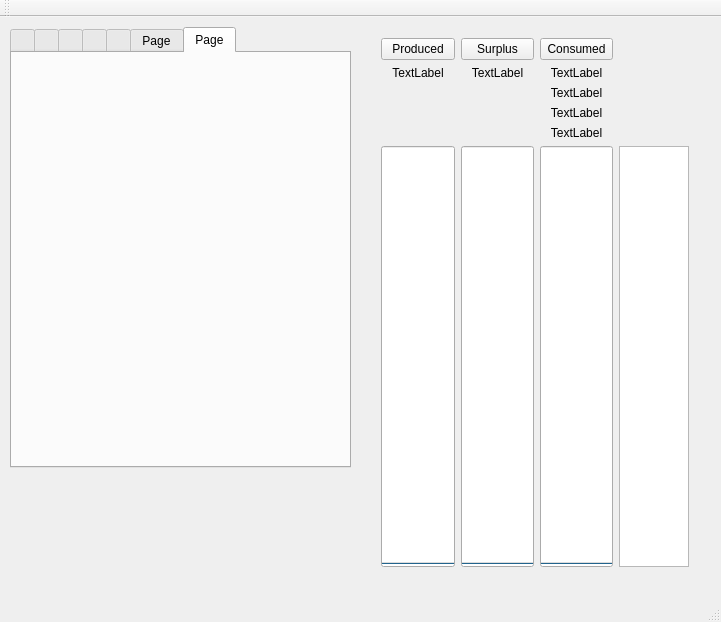
<?xml version="1.0" encoding="UTF-8"?>
<ui version="4.0">
 <class>MainWindow</class>
 <widget class="QMainWindow" name="MainWindow">
  <property name="geometry">
   <rect>
    <x>0</x>
    <y>0</y>
    <width>721</width>
    <height>622</height>
   </rect>
  </property>
  <property name="windowTitle">
   <string>MainWindow</string>
  </property>
  <widget class="QWidget" name="centralWidget">
   <widget class="QWidget" name="gridLayoutWidget">
    <property name="geometry">
     <rect>
      <x>370</x>
      <y>10</y>
      <width>330</width>
      <height>551</height>
     </rect>
    </property>
    <layout class="QGridLayout" name="gridLayout">
     <item row="1" column="0">
      <widget class="QPushButton" name="pushButton">
       <property name="text">
        <string>Produced</string>
       </property>
      </widget>
     </item>
     <item row="1" column="2">
      <widget class="QPushButton" name="pushButton_2">
       <property name="text">
        <string>Consumed</string>
       </property>
      </widget>
     </item>
     <item row="2" column="0">
      <widget class="QLabel" name="label_P">
       <property name="text">
        <string>TextLabel</string>
       </property>
       <property name="alignment">
        <set>Qt::AlignCenter</set>
       </property>
      </widget>
     </item>
     <item row="7" column="0">
      <widget class="QProgressBar" name="progressBar_P">
       <property name="sizePolicy">
        <sizepolicy hsizetype="Expanding" vsizetype="Expanding">
         <horstretch>0</horstretch>
         <verstretch>0</verstretch>
        </sizepolicy>
       </property>
       <property name="maximum">
        <number>3000</number>
       </property>
       <property name="value">
        <number>0</number>
       </property>
       <property name="alignment">
        <set>Qt::AlignCenter</set>
       </property>
       <property name="orientation">
        <enum>Qt::Vertical</enum>
       </property>
      </widget>
     </item>
     <item row="2" column="2">
      <widget class="QLabel" name="label_C">
       <property name="layoutDirection">
        <enum>Qt::LeftToRight</enum>
       </property>
       <property name="text">
        <string>TextLabel</string>
       </property>
       <property name="alignment">
        <set>Qt::AlignCenter</set>
       </property>
      </widget>
     </item>
     <item row="7" column="2">
      <widget class="QProgressBar" name="progressBar_C">
       <property name="sizePolicy">
        <sizepolicy hsizetype="Expanding" vsizetype="Expanding">
         <horstretch>0</horstretch>
         <verstretch>0</verstretch>
        </sizepolicy>
       </property>
       <property name="maximum">
        <number>3000</number>
       </property>
       <property name="value">
        <number>0</number>
       </property>
       <property name="orientation">
        <enum>Qt::Vertical</enum>
       </property>
      </widget>
     </item>
     <item row="2" column="1">
      <widget class="QLabel" name="label_S">
       <property name="text">
        <string>TextLabel</string>
       </property>
       <property name="alignment">
        <set>Qt::AlignCenter</set>
       </property>
      </widget>
     </item>
     <item row="1" column="1">
      <widget class="QPushButton" name="pushButton_3">
       <property name="text">
        <string>Surplus</string>
       </property>
      </widget>
     </item>
     <item row="7" column="1">
      <widget class="QProgressBar" name="progressBar_S">
       <property name="sizePolicy">
        <sizepolicy hsizetype="Expanding" vsizetype="Expanding">
         <horstretch>0</horstretch>
         <verstretch>0</verstretch>
        </sizepolicy>
       </property>
       <property name="styleSheet">
        <string notr="true"/>
       </property>
       <property name="minimum">
        <number>0</number>
       </property>
       <property name="maximum">
        <number>3000</number>
       </property>
       <property name="value">
        <number>0</number>
       </property>
       <property name="alignment">
        <set>Qt::AlignCenter</set>
       </property>
       <property name="orientation">
        <enum>Qt::Vertical</enum>
       </property>
      </widget>
     </item>
     <item row="3" column="2">
      <widget class="QLabel" name="label_L1">
       <property name="text">
        <string>TextLabel</string>
       </property>
       <property name="alignment">
        <set>Qt::AlignCenter</set>
       </property>
      </widget>
     </item>
     <item row="4" column="2">
      <widget class="QLabel" name="label_L2">
       <property name="text">
        <string>TextLabel</string>
       </property>
       <property name="alignment">
        <set>Qt::AlignCenter</set>
       </property>
      </widget>
     </item>
     <item row="5" column="2">
      <widget class="QLabel" name="label_L3">
       <property name="text">
        <string>TextLabel</string>
       </property>
       <property name="alignment">
        <set>Qt::AlignCenter</set>
       </property>
      </widget>
     </item>
     <item row="7" column="3">
      <widget class="QListWidget" name="listWidget"/>
     </item>
     <item row="3" column="0">
      <layout class="QVBoxLayout" name="verticalLayout"/>
     </item>
    </layout>
   </widget>
   <widget class="QTabWidget" name="tabWidget">
    <property name="geometry">
     <rect>
      <x>10</x>
      <y>10</y>
      <width>341</width>
      <height>441</height>
     </rect>
    </property>
    <property name="minimumSize">
     <size>
      <width>0</width>
      <height>441</height>
     </size>
    </property>
    <property name="currentIndex">
     <number>6</number>
    </property>
    <widget class="QWidget" name="tab1">
     <attribute name="title">
      <string/>
     </attribute>
     <layout class="QHBoxLayout" name="horizontalLayout">
      <item>
       <layout class="QGridLayout" name="Page1"/>
      </item>
     </layout>
    </widget>
    <widget class="QWidget" name="tab2">
     <attribute name="title">
      <string/>
     </attribute>
     <layout class="QHBoxLayout" name="horizontalLayout_6">
      <item>
       <layout class="QGridLayout" name="Page2"/>
      </item>
     </layout>
    </widget>
    <widget class="QWidget" name="tab3">
     <attribute name="title">
      <string/>
     </attribute>
     <layout class="QHBoxLayout" name="horizontalLayout_2">
      <item>
       <layout class="QGridLayout" name="Page3"/>
      </item>
     </layout>
    </widget>
    <widget class="QWidget" name="tab4">
     <property name="maximumSize">
      <size>
       <width>347</width>
       <height>16777215</height>
      </size>
     </property>
     <attribute name="title">
      <string/>
     </attribute>
     <layout class="QHBoxLayout" name="horizontalLayout_3">
      <item>
       <layout class="QGridLayout" name="Page4"/>
      </item>
     </layout>
    </widget>
    <widget class="QWidget" name="tab5">
     <attribute name="title">
      <string/>
     </attribute>
     <layout class="QHBoxLayout" name="horizontalLayout_4">
      <item>
       <layout class="QGridLayout" name="Page5"/>
      </item>
     </layout>
    </widget>
    <widget class="QWidget" name="tab6">
     <attribute name="title">
      <string>Page</string>
     </attribute>
     <layout class="QHBoxLayout" name="horizontalLayout_5">
      <item>
       <layout class="QGridLayout" name="Page6"/>
      </item>
     </layout>
    </widget>
    <widget class="QWidget" name="tab">
     <attribute name="title">
      <string>Page</string>
     </attribute>
     <layout class="QHBoxLayout" name="horizontalLayout_7">
      <item>
       <layout class="QGridLayout" name="Page7"/>
      </item>
     </layout>
    </widget>
   </widget>
  </widget>
  <widget class="QMenuBar" name="menuBar">
   <property name="geometry">
    <rect>
     <x>0</x>
     <y>0</y>
     <width>721</width>
     <height>22</height>
    </rect>
   </property>
  </widget>
  <widget class="QToolBar" name="mainToolBar">
   <attribute name="toolBarArea">
    <enum>TopToolBarArea</enum>
   </attribute>
   <attribute name="toolBarBreak">
    <bool>false</bool>
   </attribute>
  </widget>
  <widget class="QStatusBar" name="statusBar"/>
 </widget>
 <layoutdefault spacing="6" margin="11"/>
 <resources/>
 <connections/>
</ui>
